Frame 1 (no input): blank canvas, image omitted
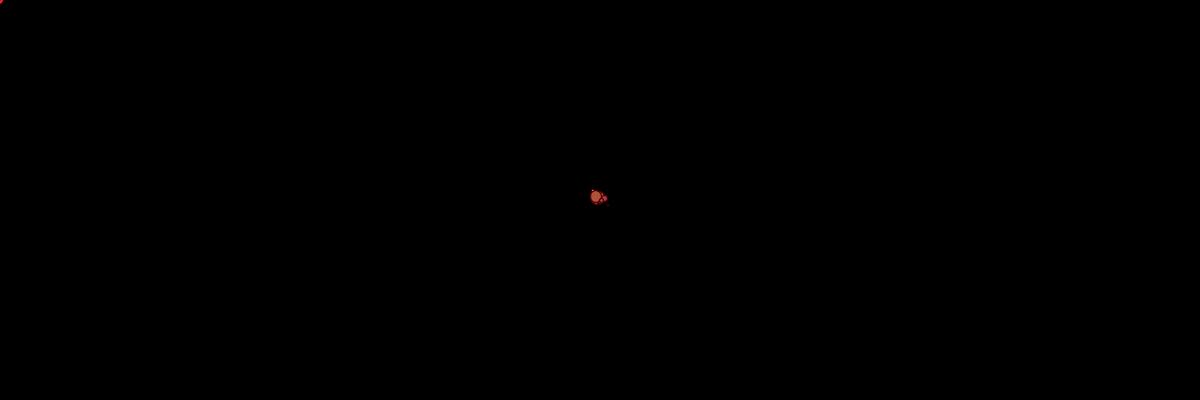
Frame 2 (the mouse pressed at the canvas centre, redrawn once)

The Processing sketch that drew this single still picture (run headless with seeded random() and noise(); the mouse was pressed at the canvas centre and the sketch redrawn once):

// Processing sketch: Painter2
// ── Painter2.pde
/////////////////////////////////////////////////////////////////////////////
int m = 10, s = 5, px, py; 

/////////////////////////////////////////////////////////////////////////////
void setup()
{ 
  size(1200, 400);
  stroke(75, 0, 0); strokeWeight(1.25);
  background(0,0,0);
  frameRate(30);
  noLoop();
}

/////////////////////////////////////////////////////////////////////////////
void draw()
{ 
  fill(0, 0, 0, 3); noStroke(); rect(0, 0, width, height); stroke(75, 0, 0);     
  float r, d = m + 1.75 * dist(px, py, mouseX, mouseY), d2 = d / 2;
  for (int i = 0; i < s; i++)
  { d = d * 0.5 + random(d * 0.75); r = 0.5 + random(d * 0.25);
    fill(125 + random(130), 35 + random(50), 55 + random(25));
    ellipse(mouseX + random(-d2, d2), mouseY + random(-d2, d2), d, d);
    fill(255, 255, 255);
    ellipse(mouseX + random(-d, d), mouseY + random(-d, d), r, r);
  }  
  px = mouseX; py = mouseY; 
}

/////////////////////////////////////////////////////////////////////////////
void mousePressed() { px = mouseX; py = mouseY; loop(); }
void mouseReleased() { noLoop(); }
